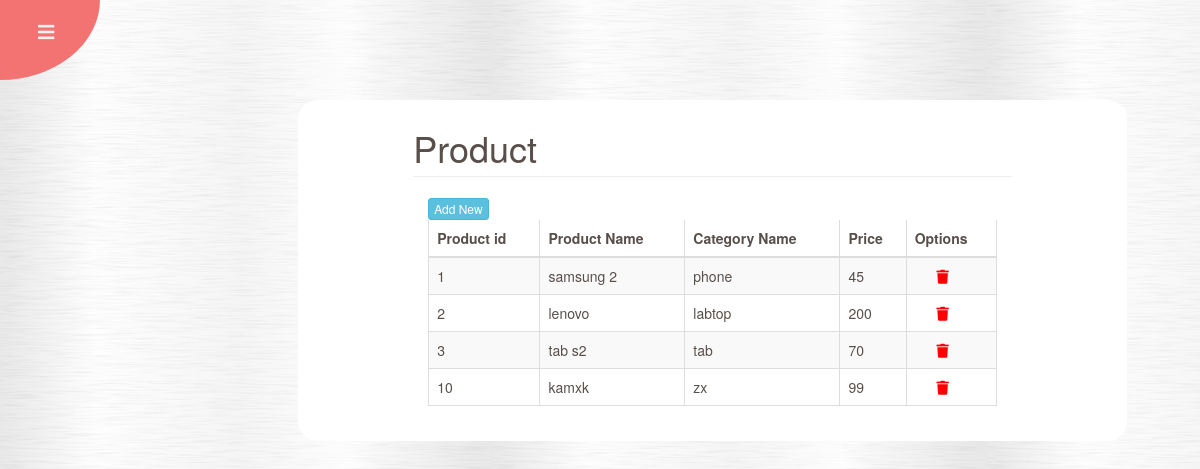
The page / on the database its author committed.
### tables this page shows
CREATE TABLE `product` (
  `Product_id` int(11) NOT NULL,
  `Product_name` varchar(30) NOT NULL,
  `Category_name` varchar(30) NOT NULL,
  `Price` int(30) NOT NULL
);

### product.php (called while the page is built, shortened)
<?php
	class Product
	{
		private $servername = "localhost";
		private $username   = "root";
		private $password   = "";
		private $database   = "shop_oop";
		public  $con;
		public function __construct()
		{
		    $this->con = new mysqli($this->servername, $this->username,$this->password,$this->database);
		    if(mysqli_connect_error()) {
			 trigger_error("Failed to connect to MySQL: " . mysqli_connect_error());
		    }else{
			return $this->con;
		    }
		}
		public function displayData()
		{
		    $query = "SELECT * FROM Product";
		    $result = $this->con->query($query);
		if ($result->num_rows > 0) {
		    $data = array();
		    while ($row = $result->fetch_assoc()) {
		           $data[] = $row;
		    }
			 return $data;
		    }else{
			 echo "No found Product";
		    }
		}
	}
?>

### index.php (the view, shortened to what this page needs)
        <?php
  include 'product.php';
  $productObj = new Product();
  include('header.php');
?>
  <!DOCTYPE html>
        <html>
        <head>
            <link rel="stylesheet" type="text/css" media="screen" href="main.css" />
            <link rel="stylesheet" type="text/css"  href="css/style.css" />
  <link rel="stylesheet" href="https://pro.fontawesome.com/releases/v5.10.0/css/all.css"/>
        </head>
    <div id="wrapper">
        <div class="page">
		<span class="menu_toggle"> <i
			class="menu_open fa fa-bars fa-lg"></i>
		</span>
	</div>
        <div id="page-wrapper">
            <div class="container-fluid">
                <div class="row">
                    <div class="col-lg-12">
                        <h1 class="page-header">
                        Product                         </h1>
                    </div>
                </div>
             <div class="col-lg-12">
                       <a href="add.php?action=add" type="button" class="btn btn-xs btn-info">Add New</a>
                        <div class="table-responsive">
                            <table class="table table-bordered table-hover table-striped">
                                <thead>
                                    <tr>
                                        <th>Product id</th>
                                        <th>Product Name</th>
                                        <th>Category Name</th>
                                        <th>Price</th>
                                        <th>Options</th>
                                    </tr>
                                </thead>
                                <tbody>
                  <?php
          $products =  $productObj->displayData();
          foreach ($products as $product) {
        ?>
        <tr>
          <td><?php echo $product['Product_id'] ?></td>
          <td><?php echo $product['Product_name'] ?></td>
          <td><?php echo $product['Category_name'] ?></td>
          <td><?php echo $product['Price'] ?></td>
          <td>
            <a href="edit.php?editId=<?php echo $product['Product_id'] ?>" style="color:green">
              <i class="fa fa-pencil" aria-hidden="true"></i></a>&nbsp
            <a href="index.php?deleteId=<?php echo $product['Product_id'] ?>" style="color:red" onclick="confirm('Are you sure want to delete this Product')">
              <i class="fa fa-trash" aria-hidden="true"></i>
            </a>
          </td>
        </tr>
      <?php } ?>
                                </tbody>
                            </table>
                        </div>
                    </div>
                </div>
            </div>
        </div>
</body>
</html>

### header.php (shortened to what this page needs)
<!DOCTYPE html>
<html lang="en">
<head>
    <link href="css/bootstrap.min.css" rel="stylesheet">
    <link href="css/sb-admin.css" rel="stylesheet">
    <link href="css/plugins/morris.css" rel="stylesheet">
    <link href="font-awesome/css/font-awesome.min.css" rel="stylesheet" type="text/css">
</head>

### css/sb-admin.css (style rules this page uses)
#wrapper { padding-left: 0; }
#page-wrapper { width: 100%; padding: 0; background-color: #fff; }
@media (min-width:768px) { #wrapper { padding-left: 225px; } }
@media (min-width:768px) { #page-wrapper { padding: 10px; } }

### assets/css/main.css (style rules this page uses)
body, h1, .h1, h2, .h2, h3, .h3, h4, .h4, h5, .h5, h6, .h6, p, a, td { -moz-osx-font-smoothing: grayscale; -webkit-font-smoothing: antialiased; }
.page-header { margin-top: 1.25rem; }
a, a:hover, a:focus { color: inherit; text-decoration: none; transition: all 0.3s; }

### css/style.css (style rules this page uses)
.page { height: 100%; background-color: #584E4A; }
.menu_toggle { z-index: 900; position: fixed; top: 0; left: 0; display: block; cursor: pointer; width: 100px; height: 80px; background-color: #F37272; border-bottom-right-radius: 100%; }
.menu_toggle i { color: #f0f0f0; }
.menu_toggle .menu_open, .menu_toggle .menu_close { position: absolute; top: 50%; left: 50%; margin-top: -15px; margin-left: -12px; transition: transform 0.7s cubic-bezier(1, 0.005, 0.24, 1); }
.menu_toggle .menu_open { transform-origin: -100px -100px; }
h1 { padding-bottom: 15px; border-bottom: 1px solid #ddd; }

### index.php (style rules this page uses)
#page-wrapper { width: 85%; padding: 15px 10rem; background-color: #fff; border-radius: 20px; margin: 10rem auto; }
.table-responsive>.table-bordered { border: 0; overflow: hidden; }

### rows shown on the page
product: Product_id "1", Product_name "samsung 2", Category_name "phone", Price "45"
product: Product_id "2", Product_name "lenovo", Category_name "labtop", Price "200"
product: Product_id "3", Product_name "tab s2", Category_name "tab", Price "70"
product: Product_id "10", Product_name "kamxk", Category_name "zx", Price "99"
